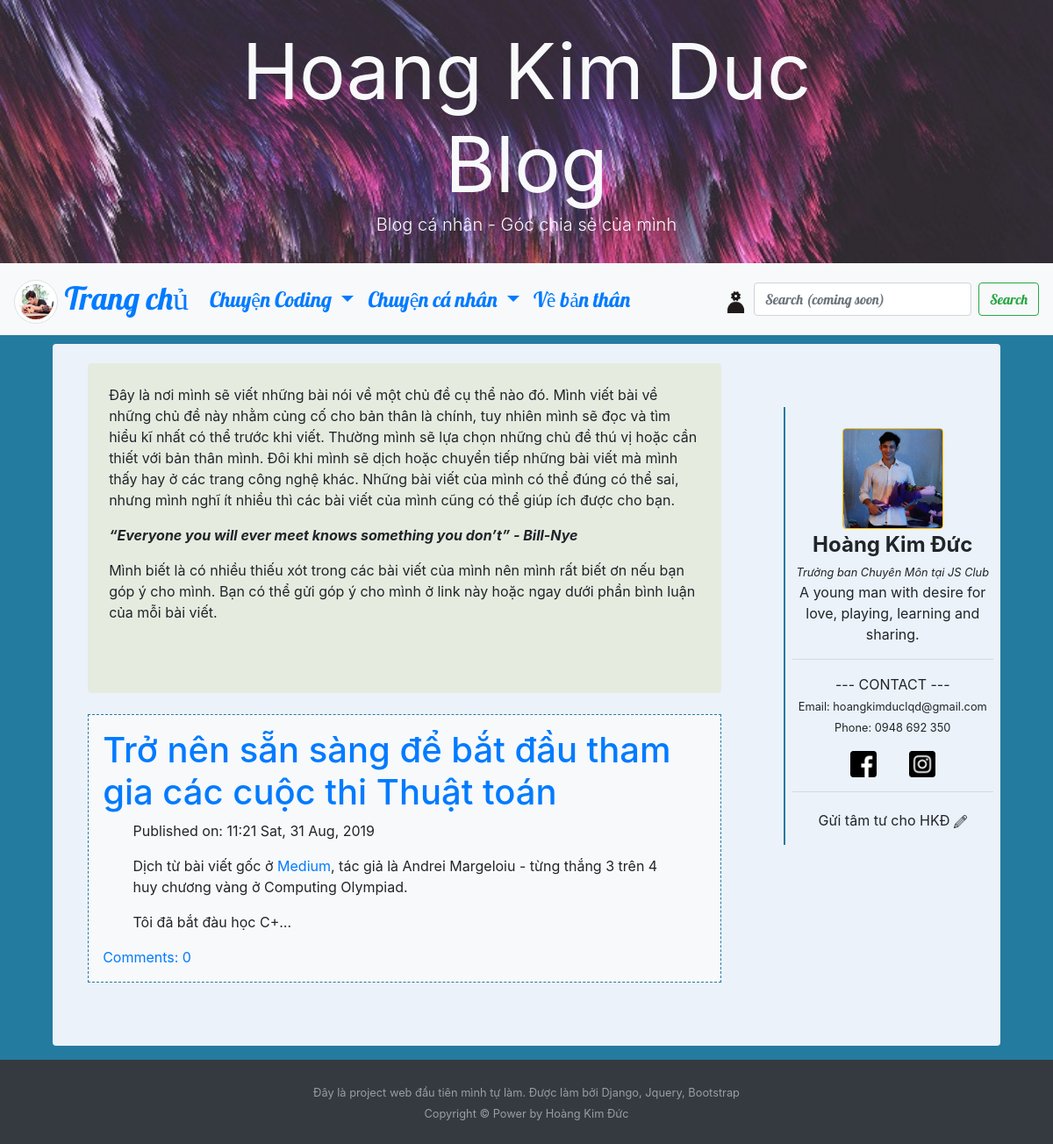
/chu-de-cong-nghe/, run on the app's committed database.
### blog/models.py (models this page shows, shortened)
class Description(models.Model):
   text = models.TextField()

class Post(models.Model):
   author = models.ForeignKey('auth.User', on_delete=models.CASCADE)
   title = models.CharField(max_length=200)
   text = models.TextField()
   create_date = models.DateTimeField(default=timezone.now)
   published_date = models.DateTimeField(blank=True,null=True)
   tag = models.CharField(choices=tag_list, max_length=20, default='tag1')
   view = models.IntegerField(default=0)

### blog/views.py (the view)
class Tag2ListView(ListView):
   model = Post
   def get_queryset(self):
      return Post.objects.filter(published_date__lte=timezone.now(), tag='tag2').order_by('-published_date')
   def get_context_data(self, **kwargs):
      ctx = super(ListView, self).get_context_data(**kwargs)
      ctx['Description'] = Description.objects.get(pk=2)
      ctx['Notification'] = Notification.objects.order_by('-time')
      return ctx

### blog/templates/blog/post_list.html (shortened to what this page needs)
{% extends "blog/base.html" %}
{% block content %}
<div class="centerstage">
   <div style="background-color: #E6EBE0;" class="p-4 rounded">
         {{ Description.text|safe }}
   </div>
   {% for post in post_list %}
   <br>
   <div class="post p-3 bg-light">
      <h1><a href="{% url 'post_detail' pk=post.pk %}">{{post.title}}</a></h1>
      <div class="blog_posts date">
         <p>Published on: {{post.published_date|date:"G:i D, d M, Y"}}</p>
         <p class="postcontent">{{ post.text|safe|linebreaksbr|truncatechars:256 }}</p>
      </div>
      <a href="{% url 'post_detail' pk=post.pk %}">Comments: {{ post.comments.count }}</a>
   </div>
   {% endfor %}
</div>
{% endblock content %}

### blog/static/css/blog.css (style rules this page uses)
body { background-color: #247BA0; }
.blog_posts { width: 90%; margin-left: auto; margin-right: auto; }
.centerstage { margin-left: auto; margin-right: auto; }
.postcontent { font-family: 'Noto Sans', sans-serif; }
.post { border: 1px dashed #247BA0 }
html, body { height: 100%; }
body { flex-direction: column; }

### data on the page
Description: text "Đây là nơi mình sẽ viết những bài nói về một chủ đề cụ thể nào đó. Mình viết bài về những chủ đề này nhằm củng cố cho bản thân là chính, tuy nhiên mình sẽ đọc và tìm hiểu kĩ nhất có thể trước khi viết. Thường mình sẽ lựa chọn những chủ đề thú vị hoặc cần thiết với bản thân mình. Đôi khi mình sẽ dịch hoặc chuyển tiếp những bài viết mà mình thấy hay ở các trang công nghệ khác. Những bài viết của mình có thể đúng có thể sai, nhưng mình nghĩ ít nhiều thì các bài viết của mình cũng có thể giúp ích được cho bạn. “Everyone you will ever meet knows something you don’t” - Bill-Nye Mình biết là có nhiều thiếu xót trong các bài viết của mình nên mình rất biết ơn nếu bạn góp ý cho mình. Bạn có thể gửi…"
Post: title "Trở nên sẵn sàng để bắt đầu tham gia các cuộc thi Thuật toán", published_date "11:21 Sat, 31 Aug, 2019", text "Dịch từ bài viết gốc ở Medium , tác giả là Andrei Margeloiu - từng thắng 3 trên 4 huy chương vàng ở Computing Olympiad. Tôi đã bắt đàu học C+…", comments.count "0"
